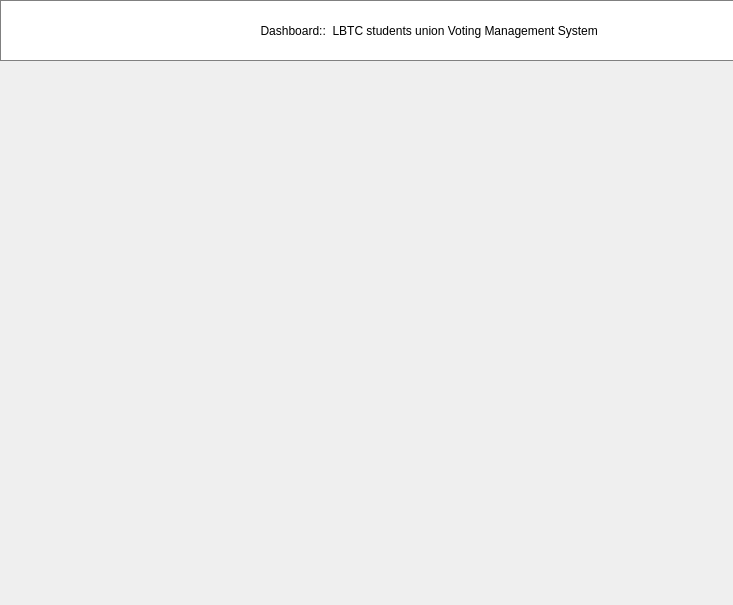
<?xml version="1.0" encoding="UTF-8"?>
<ui version="4.0">
 <class>UnzasuDashboard</class>
 <widget class="QDialog" name="UnzasuDashboard">
  <property name="geometry">
   <rect>
    <x>0</x>
    <y>0</y>
    <width>733</width>
    <height>605</height>
   </rect>
  </property>
  <property name="windowTitle">
   <string>Dialog</string>
  </property>
  <widget class="QPushButton" name="pushButton">
   <property name="geometry">
    <rect>
     <x>0</x>
     <y>0</y>
     <width>865</width>
     <height>61</height>
    </rect>
   </property>
   <property name="styleSheet">
    <string notr="true">QPushButton{

color:black;
border:1px solid grey;
background-color: rgb(255,255,255);
padding: 0 8px;
font:600  11pt;


}</string>
   </property>
   <property name="text">
    <string>Dashboard::  LBTC students union Voting Management System  </string>
   </property>
  </widget>
 </widget>
 <resources/>
 <connections/>
</ui>
